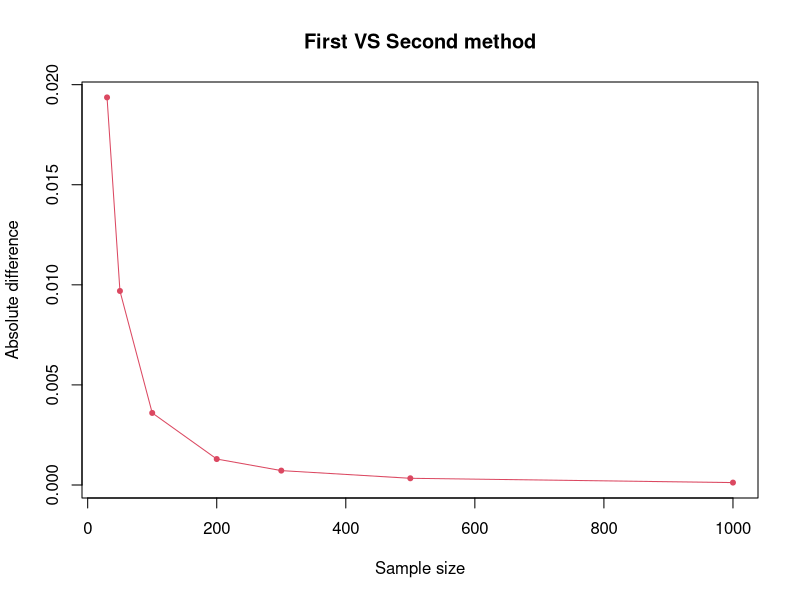

Here is the R script that generated this plot:
set.seed(1355)

k = 1000

n = c(30, 50, 100, 200, 300, 500, 1000)

p = 0.7

a = 1 - 0.97

diffs_avg = c()

first_method = function(n, avg) {
  z = qnorm((2 - a) / 2, 0, 1)
  coef_a = 1 + ((z^2) / n)
  coef_b = -2 * avg - ((z^2) / n)
  coef_c = avg^2
  binomio_disc = coef_b^2 - (4 * coef_a * coef_c)
  min = (-coef_b - sqrt(binomio_disc)) / (2 * coef_a)
  max =(-coef_b + sqrt(binomio_disc)) / (2 * coef_a)
  
  return (abs(max - min))
}

second_method = function(n, avg) {
  b = qnorm(1 - a/2, 0, 1)
  return (2 * b * sqrt(avg * (1 - avg) / n))
}

for (size in n) {
  diffs = c()
  
  for (i in 1:k) {
    sample = rbinom(n=size, size=1, prob=p)
    sample_avg = mean(sample)
    
    diffs = c(diffs, abs(second_method(size, sample_avg) - first_method(size, sample_avg)))
  }
  
  diffs_avg = c(diffs_avg, mean(diffs))
}

plot(n, diffs_avg, type = "p", pch=20,  xlab = "Sample size", ylab = "Absolute difference",
     main = "First VS Second method", col = "#db4861")

lines(n, diffs_avg, type="l", col="#db4861")
